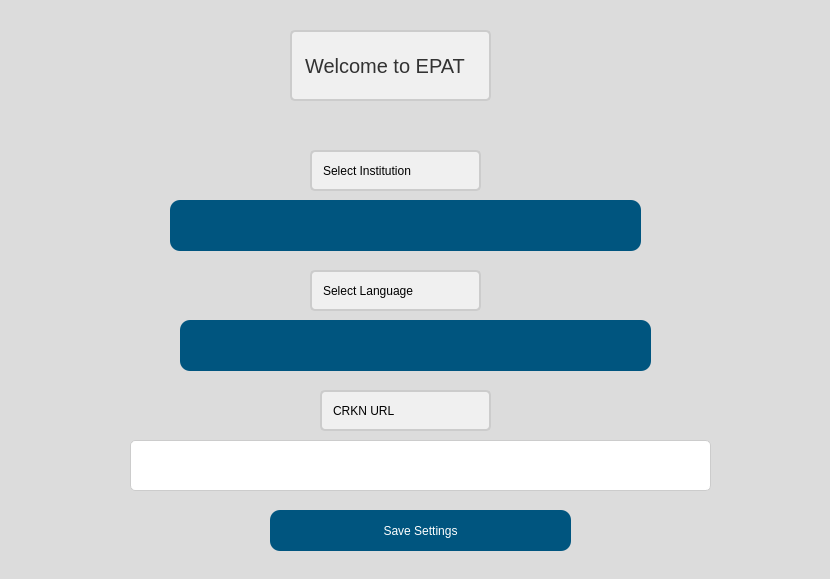
<?xml version="1.0" encoding="UTF-8"?>
<ui version="4.0">
 <class>Dialog</class>
 <widget class="QDialog" name="Dialog">
  <property name="geometry">
   <rect>
    <x>0</x>
    <y>0</y>
    <width>830</width>
    <height>579</height>
   </rect>
  </property>
  <property name="windowTitle">
   <string>Dialog</string>
  </property>
  <widget class="QWidget" name="widget" native="true">
   <property name="geometry">
    <rect>
     <x>0</x>
     <y>0</y>
     <width>831</width>
     <height>581</height>
    </rect>
   </property>
   <property name="styleSheet">
    <string notr="true">background-color: rgb(220, 220, 220);</string>
   </property>
   <widget class="QLabel" name="label_2">
    <property name="geometry">
     <rect>
      <x>290</x>
      <y>30</y>
      <width>201</width>
      <height>71</height>
     </rect>
    </property>
    <property name="styleSheet">
     <string notr="true">QLabel {
        font-size: 15pt;
        color: #333333; /* Text color */
        background-color: #f0f0f0; /* Background color */
        border: 2px solid #cccccc; /* Border */
        padding: 8px; /* Padding */
        border-radius: 5px; /* Rounded corners */
    }</string>
    </property>
    <property name="text">
     <string>Welcome to EPAT </string>
    </property>
   </widget>
   <widget class="QComboBox" name="institutionSelectionWEL">
    <property name="geometry">
     <rect>
      <x>170</x>
      <y>200</y>
      <width>471</width>
      <height>51</height>
     </rect>
    </property>
    <property name="styleSheet">
     <string notr="true">/* Styling for the QComboBox */
QComboBox {
    font: 75 16pt &quot;Arial&quot;;
    background-color: rgb(0, 85, 127);
    border-radius: 10px;
    color: rgb(255, 255, 255);
}

/* Styling for the QComboBox when hovered */
QComboBox:hover {
    background-color: rgb(0, 75, 117); /* Slightly darker color when hovered */
}

/* Styling for the QComboBox when the dropdown is activated */
QComboBox::drop-down {
    subcontrol-origin: padding;
    subcontrol-position: right center;
    width: 15px;
    border-left-width: 0px;
    border-left-color: darkgray;
    border-left-style: solid; /* just a single line */
    border-top-right-radius: 10px; /* same radius as the QComboBox */
    border-bottom-right-radius: 10px; /* same radius as the QComboBox */
}

/* Styling for the QComboBox when the dropdown button is pressed */
QComboBox::down-arrow {
                image: url(resources/dropdown_icon.png);
                width: 21px;
                height: 15px;
                padding-right: 15px;
            }</string>
    </property>
   </widget>
   <widget class="QLabel" name="UniversityLabel_9">
    <property name="geometry">
     <rect>
      <x>310</x>
      <y>150</y>
      <width>171</width>
      <height>41</height>
     </rect>
    </property>
    <property name="styleSheet">
     <string notr="true">QLabel {
        font: 75 14pt &quot;Arial&quot;; /* Font settings */
        color: rgb(0, 0, 0); /* Text color (black) */
        background-color: #f0f0f0; /* Background color */
        border: 2px solid #cccccc; /* Border */
        padding: 8px; /* Padding */
        border-radius: 5px; /* Rounded corners */
        opacity: 0; /* Initially fully transparent */
    }</string>
    </property>
    <property name="text">
     <string>Select Institution</string>
    </property>
   </widget>
   <widget class="QComboBox" name="languageSelectionWEL">
    <property name="geometry">
     <rect>
      <x>180</x>
      <y>320</y>
      <width>471</width>
      <height>51</height>
     </rect>
    </property>
    <property name="styleSheet">
     <string notr="true">/* Styling for the QComboBox */
QComboBox {
    font: 75 16pt &quot;Arial&quot;;
    background-color: rgb(0, 85, 127);
    border-radius: 10px;
    color: rgb(255, 255, 255);
}

/* Styling for the QComboBox when hovered */
QComboBox:hover {
    background-color: rgb(0, 75, 117); /* Slightly darker color when hovered */
}

/* Styling for the QComboBox when the dropdown is activated */
QComboBox::drop-down {
    subcontrol-origin: padding;
    subcontrol-position: right center;
    width: 15px;
    border-left-width: 0px;
    border-left-color: darkgray;
    border-left-style: solid; /* just a single line */
    border-top-right-radius: 10px; /* same radius as the QComboBox */
    border-bottom-right-radius: 10px; /* same radius as the QComboBox */
}

/* Styling for the QComboBox when the dropdown button is pressed */
QComboBox::down-arrow {
                image: url(resources/dropdown_icon.png);
                width: 21px;
                height: 15px;
                padding-right: 15px;
            }</string>
    </property>
   </widget>
   <widget class="QLabel" name="UniversityLabel_10">
    <property name="geometry">
     <rect>
      <x>310</x>
      <y>270</y>
      <width>171</width>
      <height>41</height>
     </rect>
    </property>
    <property name="styleSheet">
     <string notr="true">QLabel {
        font: 75 14pt &quot;Arial&quot;; /* Font settings */
        color: rgb(0, 0, 0); /* Text color (black) */
        background-color: #f0f0f0; /* Background color */
        border: 2px solid #cccccc; /* Border */
        padding: 8px; /* Padding */
        border-radius: 5px; /* Rounded corners */
        opacity: 0; /* Initially fully transparent */
    }</string>
    </property>
    <property name="text">
     <string>Select Language</string>
    </property>
   </widget>
   <widget class="QTextEdit" name="crknURLWEL">
    <property name="geometry">
     <rect>
      <x>130</x>
      <y>440</y>
      <width>581</width>
      <height>51</height>
     </rect>
    </property>
    <property name="styleSheet">
     <string notr="true">/* Styling for QTextEdit */
QTextEdit {
    font-family: Arial, sans-serif;
    font-size: 14px;
    color: #333; /* Text color */
    background-color: #fff; /* Background color */
    border: 1px solid #ccc; /* Border color */
    border-radius: 5px; /* Border radius */
    padding: 8px; /* Padding inside the QTextEdit */
}

/* Styling for QTextEdit when it's focused */
QTextEdit:focus {
    border: 1px solid #4d90fe; /* Focused border color */
    outline: none; /* Remove default focus outline */
}

/* Styling for QTextEdit when hovered */
QTextEdit:hover {
    border: 1px solid #999; /* Border color on hover */
}</string>
    </property>
   </widget>
   <widget class="QLabel" name="UniversityLabel_11">
    <property name="geometry">
     <rect>
      <x>320</x>
      <y>390</y>
      <width>171</width>
      <height>41</height>
     </rect>
    </property>
    <property name="styleSheet">
     <string notr="true">QLabel {
        font: 75 14pt &quot;Arial&quot;; /* Font settings */
        color: rgb(0, 0, 0); /* Text color (black) */
        background-color: #f0f0f0; /* Background color */
        border: 2px solid #cccccc; /* Border */
        padding: 8px; /* Padding */
        border-radius: 5px; /* Rounded corners */
        opacity: 0; /* Initially fully transparent */
    }</string>
    </property>
    <property name="text">
     <string>CRKN URL</string>
    </property>
   </widget>
   <widget class="QPushButton" name="saveSettings_2">
    <property name="geometry">
     <rect>
      <x>270</x>
      <y>510</y>
      <width>301</width>
      <height>41</height>
     </rect>
    </property>
    <property name="styleSheet">
     <string notr="true">
            QPushButton {
                font: 75 16pt &quot;Arial&quot;;
                background-color: rgb(0, 85, 127);
                border-radius: 10px;
                color: rgb(255, 255, 255);
            }

            QPushButton:hover {
                background-color: rgb(0, 75, 117); /* Slightly darker color when hovered */
            }

            QPushButton:pressed {
                background-color: rgb(0, 65, 107); /* Even darker color when clicked */
            }
            QPushButton:disabled {
                background-color: rgb(180, 180, 180); /* Grey color for disabled state */
                color: rgb(120, 120, 120); /* Darker text color for disabled state */
            }
        </string>
    </property>
    <property name="text">
     <string>Save Settings</string>
    </property>
   </widget>
  </widget>
 </widget>
 <resources/>
 <connections/>
</ui>
